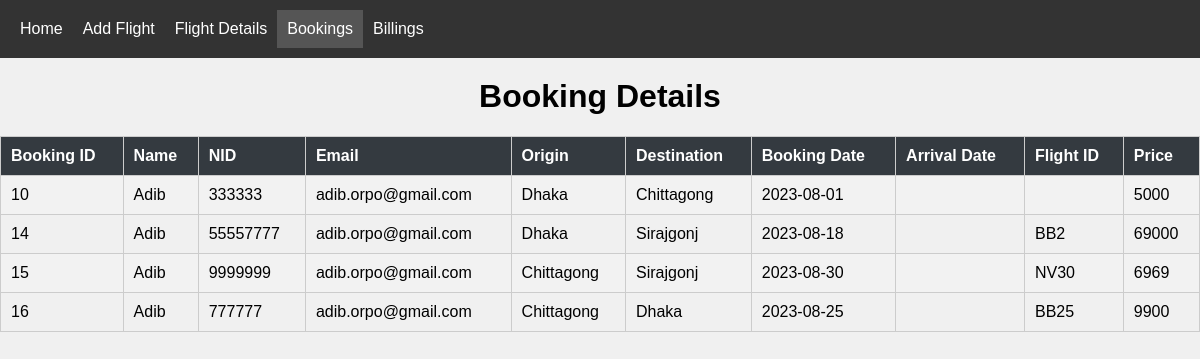
The app's page /passenger_details.php with its own data.
### tables this page shows
CREATE TABLE `bookings` (
  `booking_id` int(11) NOT NULL,
  `flight_id` varchar(40) NOT NULL,
  `NID` int(17) NOT NULL,
  `name` varchar(55) NOT NULL,
  `email` varchar(100) NOT NULL,
  `booking_date` date NOT NULL,
  `price` int(11) NOT NULL,
  `origin` varchar(100) NOT NULL,
  `destination` varchar(100) NOT NULL
);

### passenger_details.php (the view, shortened to what this page needs)
<?php
include 'topbar.php';
?>
<!DOCTYPE html>
<html>
<head>
</head>
<body>
    <h1>Booking Details</h1>
    <?php
    $host = "localhost";
    $username = "root";
    $password = "";
    $database = "flight";
    $conn = mysqli_connect($host, $username, $password, $database);
    $sql = "SELECT * FROM bookings";
    $result = mysqli_query($conn, $sql);
    if (mysqli_num_rows($result) > 0) {
        echo '<table>';
        echo '<tr><th>Booking ID</th><th>Name</th><th>NID</th><th>Email</th><th>Origin</th><th>Destination</th><th>Booking Date</th><th>Arrival Date</th><th>Flight ID</th><th>Price</th></tr>';
        while ($row = mysqli_fetch_assoc($result)) {
            echo '<tr>';
            echo '<td>' . $row['booking_id'] . '</td>';
            echo '<td>' . $row['name'] . '</td>';
            echo '<td>' . $row['NID'] . '</td>';
            echo '<td>' . $row['email'] . '</td>';
            echo '<td>' . $row['origin'] . '</td>';
            echo '<td>' . $row['destination'] . '</td>';
            echo '<td>' . $row['booking_date'] . '</td>';
            echo '<td>' . $row['arrival_date'] . '</td>';
            echo '<td>' . $row['flight_id'] . '</td>';
            echo '<td>' . $row['price'] . '</td>';
            echo '</tr>';
        }
        echo '</table>';
    } else {
        echo 'No records found.';
    }
    ?>
</body>
</html>

### topbar.php (style rules this page uses)
body { margin: 0; padding: 0; font-family: Arial, sans-serif; background-color: #f0f0f0; }

### passenger_details.php (style rules this page uses)
body { font-family: Arial, sans-serif; margin: 0; padding: 0; }
table { width: 100%; border-collapse: collapse; margin-top: 20px; }
th, td { border: 1px solid #ccc; padding: 10px; text-align: left; }
th { background-color: #343a40; color: white; }
tr:nth-child(even) { background-color: #f2f2f2; }
h1 { text-align: center; margin-top: 20px; }

### records on screen
bookings: booking_id "10", name "Adib", NID "333333", email "adib.orpo@gmail.com", origin "Dhaka", destination "Chittagong", booking_date "2023-08-01", price "5000"
bookings: booking_id "14", name "Adib", NID "55557777", email "adib.orpo@gmail.com", origin "Dhaka", destination "Sirajgonj", booking_date "2023-08-18", flight "BB2", price "69000"
bookings: booking_id "15", name "Adib", NID "9999999", email "adib.orpo@gmail.com", origin "Chittagong", destination "Sirajgonj", booking_date "2023-08-30", flight "NV30", price "6969"
bookings: booking_id "16", name "Adib", NID "777777", email "adib.orpo@gmail.com", origin "Chittagong", destination "Dhaka", booking_date "2023-08-25", flight "BB25", price "9900"
